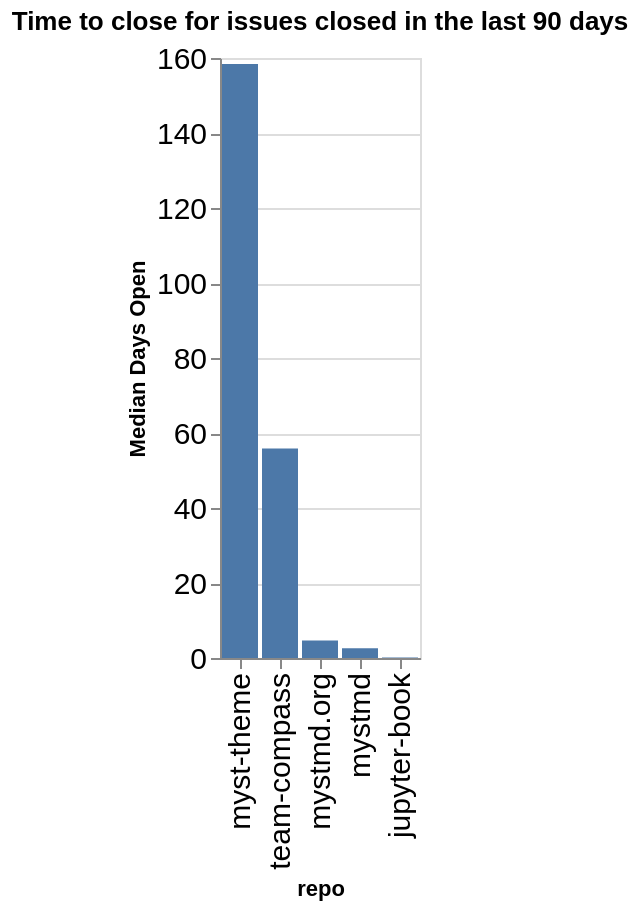

Source (notebook cell):
### Code cell
time_open = closed.groupby(['org', 'repo']).agg({'time_open': 'median'}).reset_index()
time_open['time_open'] = time_open['time_open'] / (60 * 60 * 24)
time_open['org/repo'] = time_open.apply(lambda a: a['org'] + '/' + a['repo'], axis=1)
sorted_vals = time_open.sort_values(['org', 'time_open'], ascending=False)['repo'].values
alt.Chart(data=time_open, title=f"Time to close for issues closed in the last {n_days} days").mark_bar().encode(
    x=alt.X('repo', sort=alt.Sort(sorted_vals.tolist())),
    y=alt.Y('time_open', title="Median Days Open"),
)

### Figure 1 — Vega-Lite specification as saved in the notebook (floating-point values rounded to 4 significant figures)
{"config": {"axisLeft": {"labelFontSize": 15}, "axisBottom": {"labelFontSize": 15}}, "data": {"name": "data-3f838f0f2d839f72613041669fda458a"}, "mark": {"type": "bar"}, "encoding": {"x": {"field": "repo", "sort": ["myst-theme", "team-compass", "mystmd.org", "mystmd", "jupyter-book"], "type": "nominal"}, "y": {"field": "time_open", "title": "Median Days Open", "type": "quantitative"}}, "title": "Time to close for issues closed in the last 90 days", "$schema": "https://vega.github.io/schema/vega-lite/v5.20.1.json", "datasets": {"data-3f838f0f2d839f72613041669fda458a": [{"org": "jupyter-book", "repo": "jupyter-book", "time_open": 0.1602, "org/repo": "jupyter-book/jupyter-book"}, {"org": "jupyter-book", "repo": "myst-theme", "time_open": 158.4, "org/repo": "jupyter-book/myst-theme"}, {"org": "jupyter-book", "repo": "mystmd", "time_open": 2.574, "org/repo": "jupyter-book/mystmd"}, {"org": "jupyter-book", "repo": "mystmd.org", "time_open": 4.676, "org/repo": "jupyter-book/mystmd.org"}, {"org": "jupyter-book", "repo": "team-compass", "time_open": 55.9, "org/repo": "jupyter-book/team-compass"}]}}
